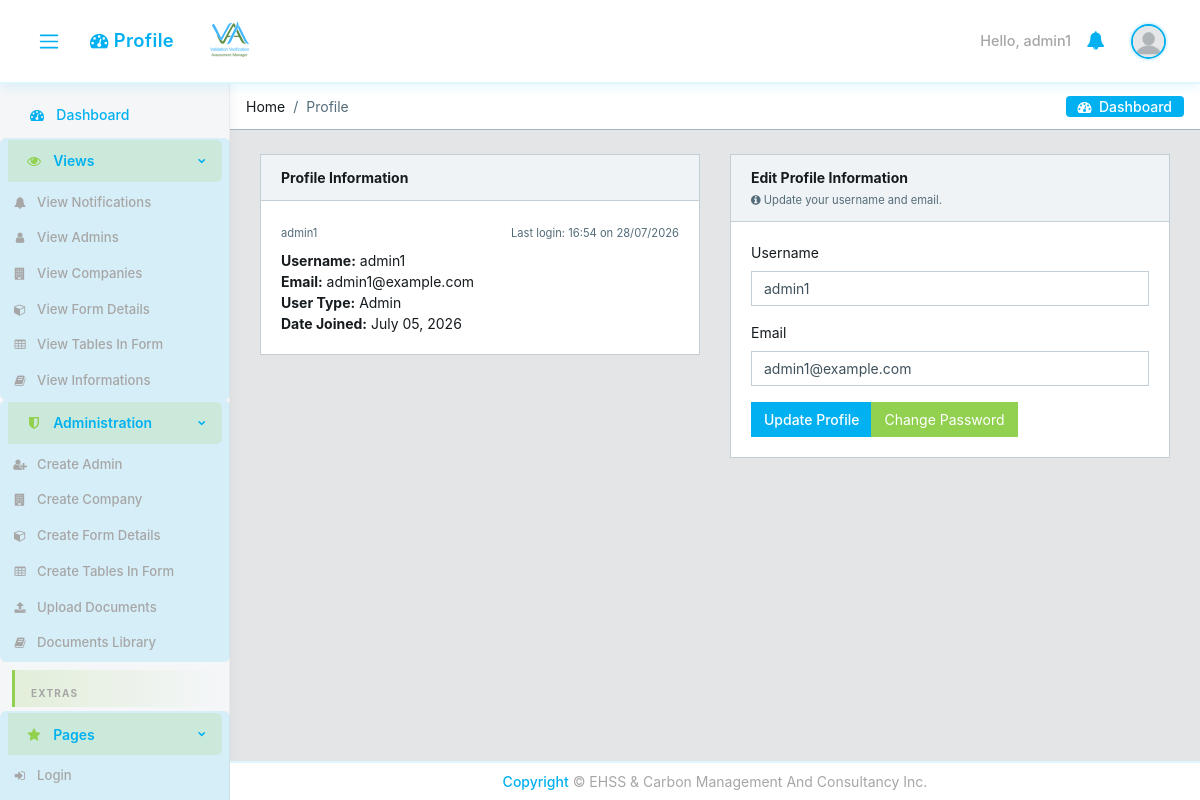
The app's page /users/profile (signed in), older data.
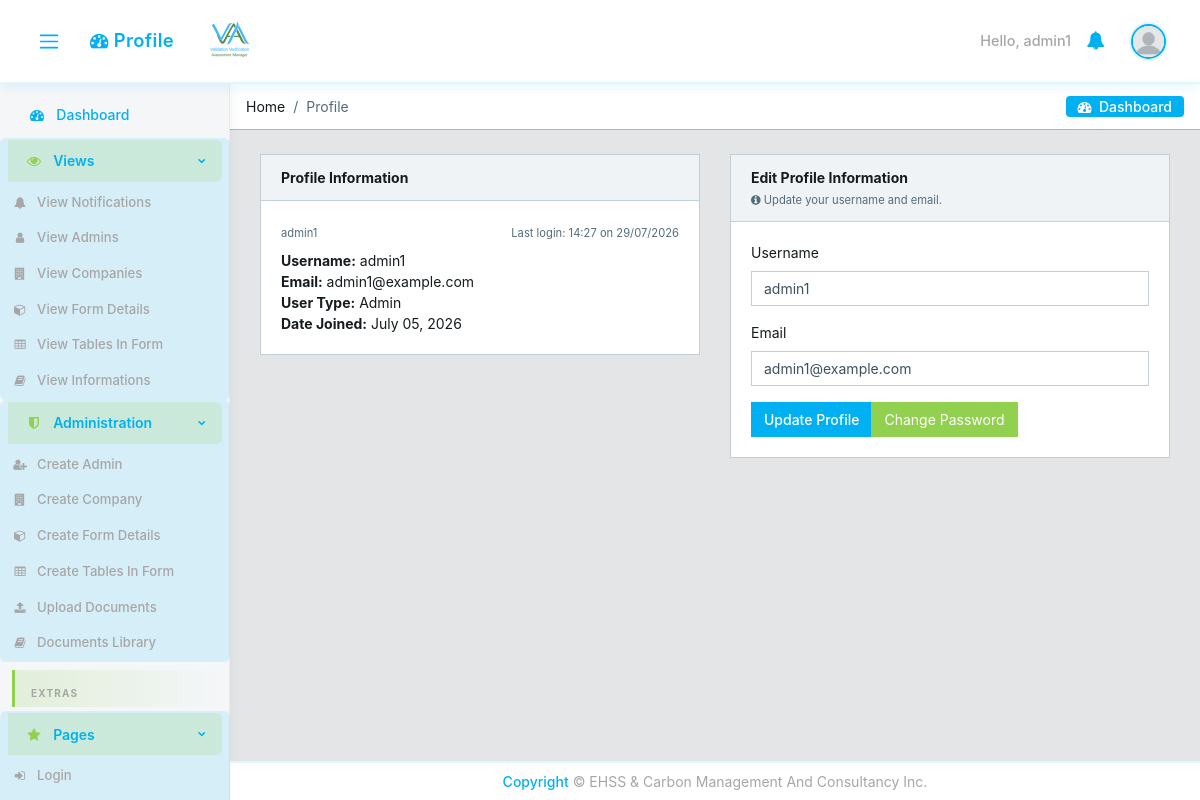
The same page, newer data.
### core/models.py (models this page shows, shortened)
class CustomUser(AbstractUser):
    email = models.EmailField(unique=True)
    user_type = models.CharField(max_length=15, choices=USER_TYPE_CHOICES)
    user_role = models.CharField(
        max_length=30, choices=USER_ROLE_CHOICES, blank=True, verbose_name='User Role',
    )
    designation = models.CharField(max_length=100, blank=True, null=True)
    position_title = models.CharField(max_length=150, blank=True, verbose_name='Position Title')
    contact_number = models.CharField(max_length=20, blank=True, null=True)
    cv = models.FileField(upload_to='core/cvs/', blank=True, null=True)
    company = models.ForeignKey(
        'Company', on_delete=models.SET_NULL, null=True, blank=True,
        related_name='managers'
    )
    created_by = models.ForeignKey(
        'self', on_delete=models.SET_NULL, null=True, blank=True,
        related_name='created_users'
    )
    created_date = models.DateField(auto_now_add=True)
    created_time = models.TimeField(auto_now_add=True)
    under_supervision = models.ForeignKey(
        'self', on_delete=models.SET_NULL, null=True, blank=True,
        related_name='supervised_users'
    )
    avatar = models.ImageField(upload_to='core/avatar', blank=True)
    @property
    def avatar_url(self):
        if self.avatar:
            try:
                return self.avatar.url
            except ValueError:
                pass
        return static('core/img/avatar/blank_profile.png')

### core/views.py (the view, shortened to what this page needs)
# urls.py: path('users/profile', views.ProfileView.as_view(), name='profile'),
class ProfileView(LoginRequiredMixin, View):
    def _profile_form(self, user, data=None):
        if user.user_type == 'admin':
            form_class = AdminSelfProfileForm
        else:
            form_class = UserProfileEditForm
        if data is None:
            return form_class(instance=user)
        return form_class(data, instance=user)
    def get(self, request):
        user = request.user
        return render(request, 'core/profile.html', {
            'form': self._profile_form(user),
            'is_admin_profile': user.user_type == 'admin',
        })

### core/forms.py (shortened to what this page needs)
class AdminSelfProfileForm(forms.ModelForm):
    class Meta:
        model = CustomUser
        fields = ['username', 'email']
        widgets = {
            'username': forms.TextInput(attrs={'class': 'form-control'}),
            'email': forms.EmailInput(attrs={'class': 'form-control'}),
        }

### core/access.py (called while the page is built, shortened)
def enforce_active_company_for_login(user):
    if user is None:
        return False
    if user.user_type not in ('manager', 'employee'):
        return True

### core/context_processors.py (called while the page is built)
def logged_user_processor(request):
    if request.user.is_authenticated:
        return {'logged_user': request.user}
    return {'logged_user': None}

def _fetch_unread_notifications(user):
    return list(
        Notification.objects.filter(recipient_id=user.pk, read=False)
        .only('pk', 'message', 'created_at', 'read', 'link')
        .order_by('-created_at')[:10]
    )

def _notification_cache_key(user_pk):
    return f'unread_notifications_{user_pk}'

def static_version_processor(request):
    return {
        'STATIC_VERSION': getattr(settings, 'STATIC_VERSION', '1'),
        'IS_DEV': settings.DEBUG,
    }

### core/templates/core/profile.html (shortened to what the changed rows need)
{% extends 'core/base.html' %}
{% load static %}
{% block content %}
<div class="container-fluid">
  <div id="ui-view" style="opacity: 1;"><div class="animated fadeIn">
        <div class="row">
            <div class="col-12">
                <div class="row">
                    <div class="col-12 col-md-6">
                        <div class="card">
                            <div class="card-body">
                                <div class="message">
                                    <div>
                                        <small class="text-muted">
                                            {% if is_admin_profile %}{{ logged_user.username }}{% else %}{{ logged_user.get_full_name|default:logged_user.username }}{% endif %}
                                        </small>
                                        {% if logged_user.last_login %}
                                        <small class="text-muted float-right mt-1">Last login: {{ logged_user.last_login|date:"H:i" }} on {{ logged_user.last_login|date:"d/m/Y" }}</small>
                                        {% endif %}
                                    </div>
                                    <div class="mt-2">
                                        <strong>Username:</strong> {{ logged_user.username }}<br>
                                        <strong>Email:</strong> {{ logged_user.email }}<br>
                                        <strong>User Type:</strong> {{ logged_user.get_user_type_display }}<br>
                                        <strong>Date Joined:</strong> {{ logged_user.date_joined|date:"F d, Y" }}
                                    </div>
                                </div>
                            </div>
                        </div>
                    </div>
                    <div class="col-12 col-md-6">
                        <div class="card">
                            <div class="card-body">
                                <form method="post">
                                    {% if form.username %}
                                    <div class="form-group">
                                        <label for="{{ form.username.id_for_label }}">Username</label>
                                        {{ form.username }}
                                    </div>
                                    {% endif %}
                                    {% if form.email %}
                                    <div class="form-group">
                                        <label for="{{ form.email.id_for_label }}">Email</label>
                                        {{ form.email }}
                                    </div>
                                    {% endif %}
                                </form>
                            </div>
                        </div>
                    </div>
                </div>
            </div>
        </div>
    </div>
</div>
{% endblock %}

### core/templates/core/base.html (shortened to what the changed rows need)
{% load static %}
<!DOCTYPE html>
<html lang="en">
<head>
  <link rel="stylesheet" href="{% static 'core/css/font-awesome.min.css' %}?v={{ STATIC_VERSION }}">
  <link rel="stylesheet" href="{% static 'core/css/fa5-compat.css' %}?v={{ STATIC_VERSION }}">
  <link href="{% static 'core/css/style.min.css' %}?v={{ STATIC_VERSION }}" rel="stylesheet">
  <link href="{% static 'core/css/estilo.css' %}?v={{ STATIC_VERSION }}" rel="stylesheet">
</head>
{% block body %}
<body class="app header-fixed sidebar-fixed aside-menu-fixed aside-menu-hidden">
  <header class="app-header navbar">
    <ul class="nav navbar-nav ml-auto">
      {% if user.is_authenticated %}
      <li class="text-white">Hello, {{ user.username }}</li>
      {% else %}
      <li class="text-muted">
        <a href="{% url 'core:login' %}">sign in</a>
      </li>
      {% endif %}
      <li class="nav-item dropdown">
        <a class="nav-link" data-toggle="dropdown" href="#" role="button" aria-haspopup="true" aria-expanded="false">
        </a>
      </li>
      <li class="nav-item dropdown">
        <a class="nav-link" data-toggle="dropdown" href="#" role="button" aria-haspopup="true" aria-expanded="false">
        </a>
      </li>
    </ul>
  </header>
  <div class="app-body">
    <main class="main" id="app-main">
{% block content %}
{% endblock %}
    </main>
  </div>
</body>
{% endblock body %}
</html>

Row changes from the older to the newer data that the page shows:
changed CustomUser "admin1": last_login "16:54" → "14:27"; last_login "28/07/2026" → "29/07/2026"
